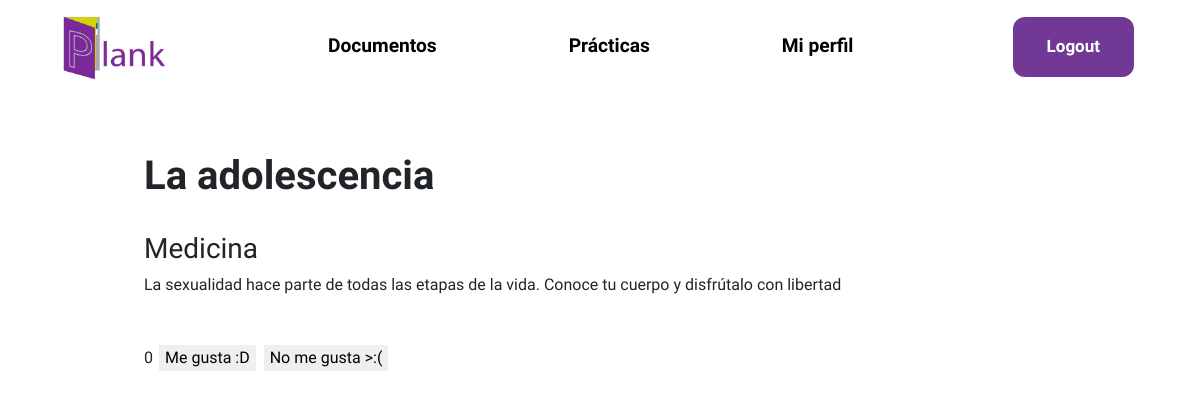
The app's page /documento/11/ (signed in), older data.
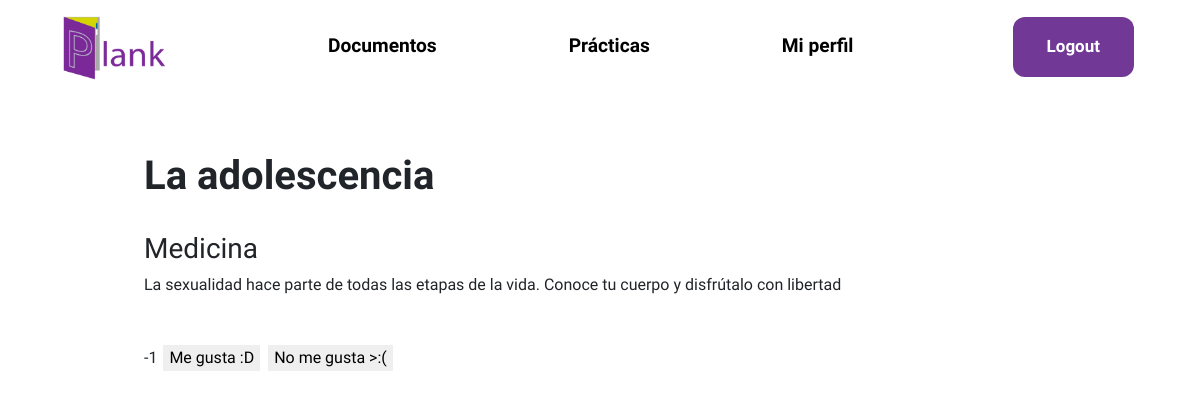
The same page, newer data.
### usuario/models.py (models this page shows, shortened)
class Herramienta(models.Model):
    user = models.ForeignKey(User,null = True, on_delete=models.SET_NULL)
    filtro = models.CharField(choices = ELECCION_TEMAS, max_length=50, default=('Matemáticas',('Álgebra','Álgebra')))
    titulo = models.CharField(max_length=100, blank=False,default='')
    descripcion = models.CharField(max_length=100, blank= False)
    visible = models.BooleanField(default=True)
    voto = models.IntegerField(default=0)
    class Meta:
        abstract = True

class Flashcard(Herramienta):
    contenido = tinymce_models.HTMLField()  #Para el editor de texto

### core/views.py (the view)
# urls.py: path("documento/<int:id>/",views.documento,name="documento"),
@login_required
def documento(request,id):
    documento = Flashcard.objects.get(id=id)
    try:
        votoFlash = VotoFlash.objects.get(usuario = request.user, id_flashcard = id)
        voto = VotoFlash.voted(votoFlash,request.user)
    except:
        voto = -1
    finally:
        return render(request,"core/documento.html",{"documento":documento,"voto":voto})

### core/templates/core/documento.html (shortened to what this page needs)
{% extends 'core/layout.html' %}
{% load static %}
{%block cssPath%}
<link rel="stylesheet" href="{% static 'core/styleContent.css' %}"  type="text/css"/>
{%endblock cssPath%}
{% block body %}
<div class="document-container">
    <h1 id="titulo">{{documento.titulo}}</h1>
    <br>
    <h3>{{documento.filtro}}</h3>
    <div>{{documento.descripcion}}</div>
    <br>
    <br>
    <div class="like-dislike">
        <p class="votos" id="votos">{{documento.voto}}</p>
        <button class="voto" id="positivo" data-catid="{{documento.id}}" {% if voto == 1%} value="selected" {%else%} value="unselected" {%endif%}>Me gusta :D</button>
        <button class="voto" id="negativo" data-catid="{{documento.id}}" {% if voto == 0%} value="selected" {%else%} value="unselected" {%endif%}>No me gusta >:(</button>
    </div>
</div>
{% endblock body %}

Row changes from the older to the newer data that the page shows:
changed Flashcard "La adolescencia": voto "0" → "-1"
